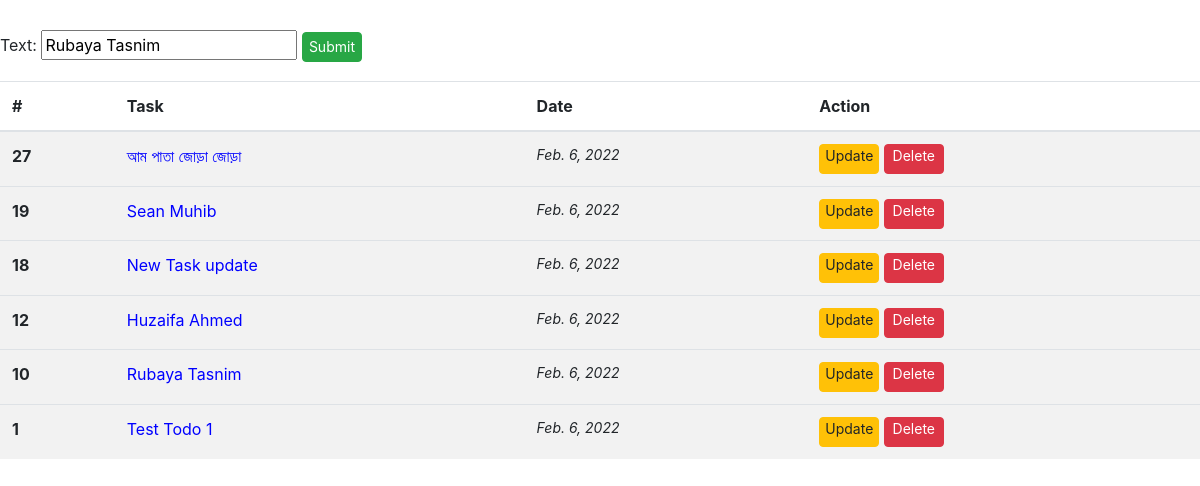
/update-10, run on the app's committed database.
### todoapp/models.py (models this page shows, shortened)
class TODOModel(models.Model):
    text = models.CharField(max_length=150)
    date = models.DateField(auto_now_add=True)

### todoapp/views.py (the view)
# urls.py: path('update-<int:id>', update),
def update(request, id):
    data_list = TODOModel.objects.all().order_by("-id")
    obj = get_object_or_404(TODOModel, id=id)
    form = TODOForm(request.POST or None, instance=obj)
    if form.is_valid():
        form.save()
        return redirect('/')
    return render(request, 'index.html', {"data": data_list, "form": form})

### todoapp/models.py
class TODOForm(ModelForm):
    class Meta:
        model = TODOModel
        fields = ["text", ]

### templates/index.html (shortened to what this page needs)
<!doctype html>
<html lang="en">
  <head>
    <link rel="stylesheet" href="https://stackpath.bootstrapcdn.com/bootstrap/4.1.3/css/bootstrap.min.css">
  </head>
  <body>
  <div class="form-group">
      <form method="post" style="padding-top: 30px">
          {{ form }}
          <button type="submit" class="btn btn-success" style="height: 30px;width: 60px; font-size: 14px; padding: 0">Submit</button>
      </form>
  </div>
    <table class="table table-striped">
  <thead>
    <tr>
      <th scope="col">#</th>
      <th scope="col">Task</th>
      <th scope="col">Date</th>
      <th scope="col">Action</th>
    </tr>
  </thead>
  <tbody>
        {% for t in data %}
            <tr>
            <th scope="row">{{ t.id }}</th>
            <td style="color: blue">{{ t.text }}</td>
            <td style="font-size: 14px; font-style: italic">{{ t.date }}</td>
                <td>
                    <a href="/update-{{ t.id }}" class="btn btn-warning" style="height: 30px;width: 60px; font-size: 14px; padding: 0">Update</a>
                    <a href="/delete-{{ t.id }}" class="btn btn-danger" style="height: 30px;width: 60px; font-size: 14px; padding: 0">Delete</a>
                </td>
             <tr>
        {% endfor %}
  </tbody>
</table>
  </body>
</html>

### data on the page
TODOModel: text "Rubaya Tasnim", id "10", date "Feb. 6, 2022"
TODOModel: id "27", text "আম পাতা জোড়া জোড়া", date "Feb. 6, 2022"
TODOModel: id "19", text "Sean Muhib", date "Feb. 6, 2022"
TODOModel: id "18", text "New Task update", date "Feb. 6, 2022"
TODOModel: id "12", text "Huzaifa Ahmed", date "Feb. 6, 2022"
TODOModel: id "1", text "Test Todo 1", date "Feb. 6, 2022"
